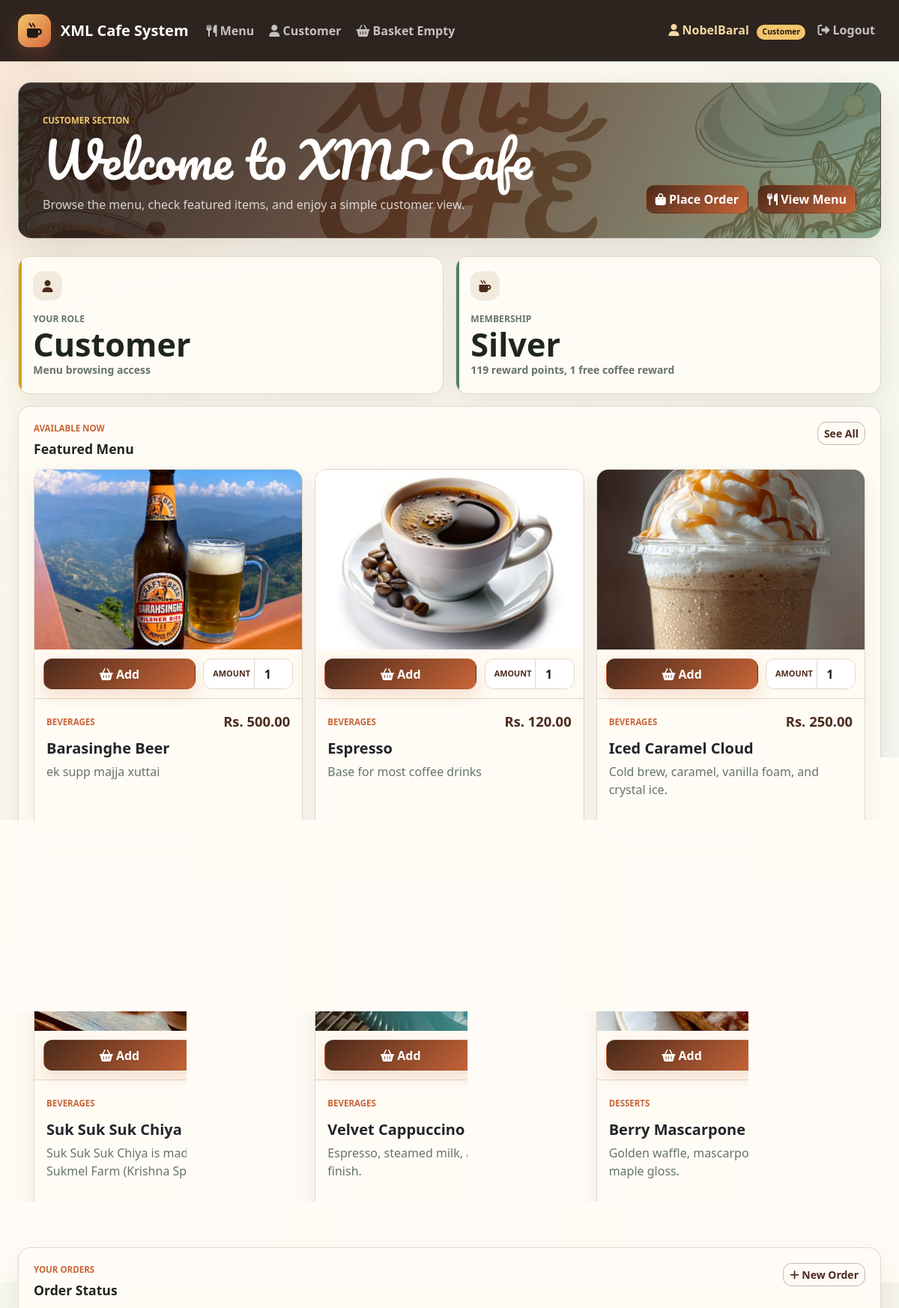
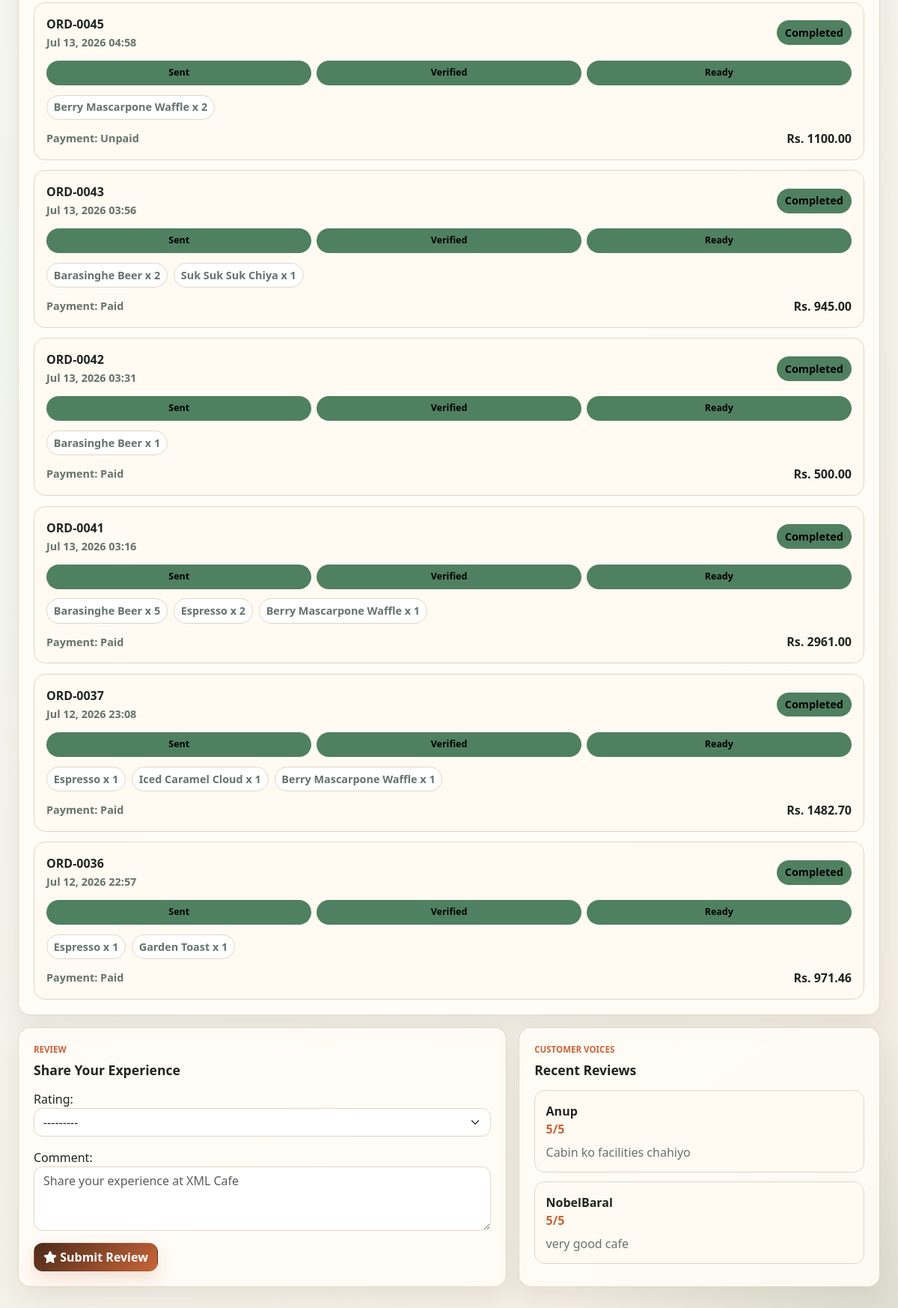
/customer/ (signed in), run on the app's committed database (2 pictures, top to bottom).
### cafe_app/models.py (models this page shows, shortened)
class CustomerProfile(models.Model):
    MEMBERSHIP_CHOICES = [
        ('regular', 'Regular'),
        ('silver', 'Silver'),
        ('gold', 'Gold'),
        ('platinum', 'Platinum'),
        ('diamond', 'Diamond'),
    ]
    MEMBERSHIP_THRESHOLDS = [
        ('regular', 0),
        ('silver', 100),
        ('gold', 250),
        ('platinum', 500),
        ('diamond', 1000),
    ]
    user = models.OneToOneField(User, on_delete=models.CASCADE, related_name='customer_profile')
    membership = models.CharField(max_length=20, choices=MEMBERSHIP_CHOICES, default='regular')
    points = models.PositiveIntegerField(default=0)
    free_coffee_rewards = models.PositiveIntegerField(default=0)
    updated_at = models.DateTimeField(auto_now=True)

class MenuItem(models.Model):
    CATEGORY_CHOICES = [
        ('beverages', 'Beverages'),
        ('snacks', 'Snacks'),
        ('meals', 'Meals'),
        ('desserts', 'Desserts'),
    ]
    name = models.CharField(max_length=200)
    price = models.DecimalField(max_digits=10, decimal_places=2, validators=[MinValueValidator(Decimal('0.01'))])
    category = models.CharField(max_length=20, choices=CATEGORY_CHOICES)
    description = models.TextField(blank=True)
    image = models.ImageField(upload_to='menu_images/', blank=True, null=True)
    is_available = models.BooleanField(default=True)
    created_at = models.DateTimeField(auto_now_add=True)
    updated_at = models.DateTimeField(auto_now=True)
    class Meta:
        ordering = ['category', 'name']

class Order(models.Model):
    STATUS_CHOICES = [
        ('pending', 'Pending'),
        ('preparing', 'Preparing'),
        ('completed', 'Completed'),
        ('cancelled', 'Cancelled'),
    ]
    PAYMENT_METHOD_CHOICES = [
        ('unpaid', 'Unpaid'),
        ('cash', 'Cash'),
        ('esewa', 'eSewa'),
    ]
    PAYMENT_STATUS_CHOICES = [
        ('unpaid', 'Unpaid'),
        ('pending', 'Pending'),
        ('paid', 'Paid'),
    ]
    order_number = models.CharField(max_length=50, unique=True)
    customer_name = models.CharField(max_length=200)
    status = models.CharField(max_length=20, choices=STATUS_CHOICES, default='pending')
    subtotal = models.DecimalField(max_digits=10, decimal_places=2, default=Decimal('0.00'))
    discount = models.DecimalField(max_digits=10, decimal_places=2, default=Decimal('0.00'))
    coupon = models.ForeignKey(Coupon, on_delete=models.SET_NULL, null=True, blank=True)
    coupon_code = models.CharField(max_length=30, blank=True)
    coupon_redeemed = models.BooleanField(default=False)
    tax = models.DecimalField(max_digits=10, decimal_places=2, default=Decimal('0.00'))
    total = models.DecimalField(max_digits=10, decimal_places=2, default=Decimal('0.00'))
    payment_method = models.CharField(max_length=10, choices=PAYMENT_METHOD_CHOICES, default='unpaid')
    payment_status = models.CharField(max_length=10, choices=PAYMENT_STATUS_CHOICES, default='unpaid')
    reward_points_awarded = models.BooleanField(default=False)
    esewa_reference = models.CharField(max_length=60, blank=True)
    notes = models.TextField(blank=True)
    created_by = models.ForeignKey(User, on_delete=models.SET_NULL, null=True, related_name='created_orders')
    created_at = models.DateTimeField(auto_now_add=True)
    updated_at = models.DateTimeField(auto_now=True)
    class Meta:
        ordering = ['-created_at']

class OrderItem(models.Model):
    order = models.ForeignKey(Order, on_delete=models.CASCADE, related_name='items')
    menu_item = models.ForeignKey(MenuItem, on_delete=models.CASCADE)
    quantity = models.PositiveIntegerField(default=1, validators=[MinValueValidator(1)])
    price_at_order = models.DecimalField(max_digits=10, decimal_places=2)
    class Meta:
        ordering = ['id']

class Review(models.Model):
    RATING_CHOICES = [(value, f'{value} star') for value in range(1, 6)]
    user = models.ForeignKey(User, on_delete=models.CASCADE, related_name='reviews')
    rating = models.PositiveSmallIntegerField(choices=RATING_CHOICES)
    comment = models.TextField()
    is_visible = models.BooleanField(default=True)
    created_at = models.DateTimeField(auto_now_add=True)
    class Meta:
        ordering = ['-created_at']

### cafe_app/views.py (the view)
# urls.py: path('customer/', views.customer_portal, name='customer_portal'),
@login_required
def customer_portal(request):
    menu_items = MenuItem.objects.filter(is_available=True)[:6]
    profile = get_customer_profile(request.user)
    reviews = Review.objects.filter(is_visible=True)[:5]
    customer_orders = Order.objects.filter(created_by=request.user).prefetch_related('items__menu_item')[:6]
    if request.method == 'POST':
        form = ReviewForm(request.POST)
        if form.is_valid():
            review = form.save(commit=False)
            review.user = request.user
            review.save()
            messages.success(request, 'Thank you for your review.')
            return redirect('customer_portal')
    else:
        form = ReviewForm()
    return render(request, 'cafe_app/customer_portal.html', {
        'menu_items': menu_items,
        'profile': profile,
        'review_form': form,
        'reviews': reviews,
        'customer_orders': customer_orders,
    })

### cafe_app/forms.py
class ReviewForm(forms.ModelForm):
    class Meta:
        model = Review
        fields = ['rating', 'comment']
        widgets = {
            'rating': forms.Select(attrs={'class': 'form-select'}),
            'comment': forms.Textarea(attrs={
                'class': 'form-control',
                'rows': 3,
                'placeholder': 'Share your experience at XML Cafe',
            }),
        }

### cafe_app/notifications.py (called while the page is built)
def _version_for(queryset):
    latest = queryset.aggregate(latest=Max('updated_at'))['latest']
    latest_value = latest.isoformat() if latest else 'none'
    return f"{queryset.count()}:{latest_value}"

def menu_notification_version():
    return _version_for(MenuItem.objects.all())

def order_notification_version():
    return _version_for(Order.objects.all())

### cafe_app/views.py (called while the page is built)
def get_user_role(user):
    if not user.is_authenticated:
        return 'guest'
    if user.is_superuser or user.is_staff:
        return 'admin'
    if user.groups.filter(name='Staff').exists():
        return 'staff'
    return 'customer'

def get_customer_profile(user):
    profile, _created = CustomerProfile.objects.get_or_create(user=user)
    return profile

### templates/cafe_app/customer_portal.html (shortened to what this page needs)
{% extends 'base.html' %}
{% block content %}
<section class="page-hero welcome-hero">
    <div>
        <p class="eyebrow">Customer section</p>
        <h1>Welcome to XML Cafe</h1>
        <p class="page-subtitle">Browse the menu, check featured items, and enjoy a simple customer view.</p>
    </div>
    <div class="hero-actions">
        <a href="{% url 'customer_order_create' %}" class="btn btn-primary">
            <i class="fas fa-bag-shopping"></i> Place Order
        </a>
        <a href="{% url 'menu_list' %}" class="btn btn-primary">
            <i class="fas fa-utensils"></i> View Menu
        </a>
    </div>
</section>
<div class="metric-grid role-metric-grid">
    <div class="metric-card accent-amber">
        <span class="metric-icon"><i class="fas fa-user"></i></span>
        <span class="metric-label">Your Role</span>
        <strong>Customer</strong>
        <small>Menu browsing access</small>
    </div>
    <div class="metric-card accent-emerald">
        <span class="metric-icon"><i class="fas fa-mug-hot"></i></span>
        <span class="metric-label">Membership</span>
        <strong>{{ profile.get_membership_display }}</strong>
        <small>{{ profile.points }} reward points, {{ profile.free_coffee_rewards }} free coffee reward{{ profile.free_coffee_rewards|pluralize }}</small>
    </div>
</div>
<section class="panel">
    <div class="panel-heading">
        <div>
            <p class="eyebrow">Available now</p>
            <h2>Featured Menu</h2>
        </div>
        <a href="{% url 'menu_list' %}" class="btn btn-outline-primary btn-sm">See All</a>
    </div>
    <div class="menu-grid">
        {% for item in menu_items %}
        <div class="card menu-card">
            {% if item.image %}
            <img src="{{ item.image.url }}" class="menu-image" alt="{{ item.name }}">
            {% endif %}
            <form method="post" action="{% url 'customer_order_create' %}" class="menu-order-strip">
                <button type="submit" class="btn btn-primary w-100">
                    <i class="fas fa-basket-shopping"></i> Add
                </button>
                <label class="menu-order-quantity">
                    <span>Amount</span>
                    <input type="number" name="quantity" value="1" min="1" class="form-control" aria-label="Order amount for {{ item.name }}">
                </label>
            </form>
            <div class="card-body">
                <div class="menu-meta">
                    <span class="menu-category">{{ item.category|title }}</span>
                    <span class="menu-price">Rs. {{ item.price|floatformat:2 }}</span>
                </div>
                <h5 class="menu-title">{{ item.name }}</h5>
                <p class="menu-description">{{ item.description }}</p>
            </div>
        </div>
        {% empty %}
        <div class="empty-state">No menu items are available right now.</div>
        {% endfor %}
    </div>
</section>
<section class="panel mt-3">
    <div class="panel-heading">
        <div>
            <p class="eyebrow">Your orders</p>
            <h2>Order Status</h2>
        </div>
        <a href="{% url 'customer_order_create' %}" class="btn btn-outline-primary btn-sm">
            <i class="fas fa-plus"></i> New Order
        </a>
    </div>
    <div class="customer-order-list">
        {% for order in customer_orders %}
        <div class="customer-order-card">
            <div class="customer-order-main">
                <div>
                    <strong>{{ order.order_number }}</strong>
                    <span>{{ order.created_at|date:"M d, Y H:i" }}</span>
                </div>
                <span class="status-badge status-{{ order.status }}">{{ order.get_status_display }}</span>
            </div>
            <div class="order-progress" aria-label="Order status">
                <span class="progress-step {% if order.status == 'pending' or order.status == 'preparing' or order.status == 'completed' %}active{% endif %}">Sent</span>
                <span class="progress-step {% if order.status == 'preparing' or order.status == 'completed' %}active{% endif %}">Verified</span>
                <span class="progress-step {% if order.status == 'completed' %}active{% endif %}">Ready</span>
            </div>
            <div class="customer-order-items">
                {% for item in order.items.all %}
                <span>{{ item.menu_item.name }} x {{ item.quantity }}</span>
                {% endfor %}
            </div>
            <div class="customer-order-footer">
                <span>Payment: {{ order.get_payment_status_display }}</span>
                <strong>Rs. {{ order.total|floatformat:2 }}</strong>
            </div>
        </div>
        {% empty %}
        <div class="empty-state">You have not placed an order yet.</div>
        {% endfor %}
    </div>
</section>
<div class="dashboard-grid lower-grid mt-3">
    <section class="panel">
        <div class="panel-heading">
            <div>
                <p class="eyebrow">Review</p>
                <h2>Share Your Experience</h2>
            </div>
        </div>
        <form method="post">
            <div class="mb-3">
                {{ review_form.rating.label_tag }}
                {{ review_form.rating }}
            </div>
            <div class="mb-3">
                {{ review_form.comment.label_tag }}
                {{ review_form.comment }}
            </div>
            <button type="submit" class="btn btn-primary">
                <i class="fas fa-star"></i> Submit Review
            </button>
        </form>
    </section>
    <section class="panel">
        <div class="panel-heading">
            <div>
                <p class="eyebrow">Customer voices</p>
                <h2>Recent Reviews</h2>
            </div>
        </div>
        <div class="review-list">
            {% for review in reviews %}
            <div class="review-item">
                <strong>{{ review.user.username }}</strong>
                <span>{{ review.rating }}/5</span>
                <p>{{ review.comment }}</p>
            </div>
            {% empty %}
            <div class="empty-state">No reviews yet.</div>
            {% endfor %}
        </div>
    </section>
</div>
{% endblock %}

### templates/base.html (shortened to what this page needs)
<!DOCTYPE html>
{% load static %}
<html lang="en">
<head>
    <link href="https://cdn.jsdelivr.net/npm/bootstrap@5.3.0/dist/css/bootstrap.min.css" rel="stylesheet">
    <link rel="stylesheet" href="https://cdnjs.cloudflare.com/ajax/libs/font-awesome/6.4.0/css/all.min.css">
    <link rel="stylesheet" href="{% static 'css/style.css' %}">
</head>
<body>
    <nav class="navbar navbar-expand-lg navbar-dark app-navbar no-print">
        <div class="container-fluid px-lg-4">
            <a class="navbar-brand brand-lockup" href="{% if app_role == 'customer' %}{% url 'customer_portal' %}{% else %}{% url 'dashboard' %}{% endif %}">
                <span class="brand-mark"><i class="fas fa-mug-hot"></i></span>
                <span>
                    <span class="brand-name">XML Cafe System</span>
                </span>
            </a>
            <div class="collapse navbar-collapse" id="navbarNav">
                <ul class="navbar-nav me-auto nav-pills-soft">
                    <li class="nav-item nav-dot-wrap">
                        <a class="nav-link" href="{% url 'menu_list' %}">
                            <i class="fas fa-utensils"></i> Menu
                        </a>
                    </li>
                    {% if app_role == 'customer' %}
                    <li class="nav-item">
                        <a class="nav-link" href="{% url 'customer_portal' %}">
                            <i class="fas fa-user"></i> Customer
                        </a>
                    </li>
                    <li class="nav-item">
                        <a class="nav-link basket-nav-link" href="{% url 'customer_order_create' %}">
                            <i class="fas fa-basket-shopping"></i>
                            {% if customer_basket_count %}
                            Basket ({{ customer_basket_count }})
                            {% else %}
                            Basket Empty
                            {% endif %}
                        </a>
                    </li>
                    {% endif %}
                </ul>
                <ul class="navbar-nav">
                    {% if user.is_authenticated %}
                    <li class="nav-item user-chip">
                        <span class="nav-link">
                            <i class="fas fa-user"></i> {{ user.username }}
                            <span class="role-chip">{{ app_role|title }}</span>
                        </span>
                    </li>
                    <li class="nav-item">
                        <form method="post" action="{% url 'logout' %}" class="d-inline">
                            <button type="submit" class="btn btn-link nav-link logout-link">
                                <i class="fas fa-sign-out-alt"></i> Logout
                            </button>
                        </form>
                    </li>
                    {% endif %}
                </ul>
            </div>
        </div>
    </nav>
    <main class="app-shell">
    <div class="container-fluid px-lg-4">
        {% block content %}{% endblock %}
    </div>
    </main>
</body>
</html>

### data on the page
CustomerProfile: membership "Silver", points "119", free_coffee_rewards "1"
MenuItem: image (picture), category "BEVERAGES", price "500.00", name "Barasinghe Beer", description "ek supp majja xuttai"
MenuItem: image (picture), category "BEVERAGES", price "120.00", name "Espresso", description "Base for most coffee drinks"
MenuItem: image (picture), category "BEVERAGES", price "250.00", name "Iced Caramel Cloud", description "Cold brew, caramel, vanilla foam, and crystal ice."
MenuItem: image (picture), category "BEVERAGES", name "Suk Suk Suk Chiya", description "Suk Suk Suk Chiya is made from Krishna's Sukmel Farm (Krishna Special)"
MenuItem: image (picture), category "BEVERAGES", name "Velvet Cappuccino", description "Espresso, steamed milk, and a soft cocoa finish."
MenuItem: image (picture), category "DESSERTS", name "Berry Mascarpone Waffle", description "Golden waffle, mascarpone, berries, and maple gloss."
Order: order_number "ORD-0045", created_at "Jul 13, 2026 04:58", status "Completed", payment_status "Unpaid", total "1100.00"
OrderItem: menu_item.name "Berry Mascarpone Waffle", quantity "2"
Order: order_number "ORD-0043", created_at "Jul 13, 2026 03:56", status "Completed", payment_status "Paid", total "945.00"
OrderItem: menu_item.name "Barasinghe Beer", quantity "2"
OrderItem: menu_item.name "Suk Suk Suk Chiya", quantity "1"
Order: order_number "ORD-0042", created_at "Jul 13, 2026 03:31", status "Completed", payment_status "Paid", total "500.00"
OrderItem: menu_item.name "Barasinghe Beer", quantity "1"
Order: order_number "ORD-0041", created_at "Jul 13, 2026 03:16", status "Completed", payment_status "Paid", total "2961.00"
OrderItem: menu_item.name "Barasinghe Beer", quantity "5"
OrderItem: menu_item.name "Espresso", quantity "2"
OrderItem: menu_item.name "Berry Mascarpone Waffle", quantity "1"
Order: order_number "ORD-0037", created_at "Jul 12, 2026 23:08", status "Completed", payment_status "Paid", total "1482.70"
OrderItem: menu_item.name "Espresso", quantity "1"
OrderItem: menu_item.name "Iced Caramel Cloud", quantity "1"
OrderItem: menu_item.name "Berry Mascarpone Waffle", quantity "1"
Order: order_number "ORD-0036", created_at "Jul 12, 2026 22:57", status "Completed", payment_status "Paid", total "971.46"
OrderItem: menu_item.name "Espresso", quantity "1"
OrderItem: menu_item.name "Garden Toast", quantity "1"
Review: user.username "Anup", rating "5", comment "Cabin ko facilities chahiyo"
Review: user.username "NobelBaral", rating "5", comment "very good cafe"

### other printed values
{{ user.username }} "NobelBaral"
{{ app_role|title }} "Customer"
{{ review_form.rating.label_tag }} "Rating:"
{{ review_form.comment.label_tag }} "Comment:"
